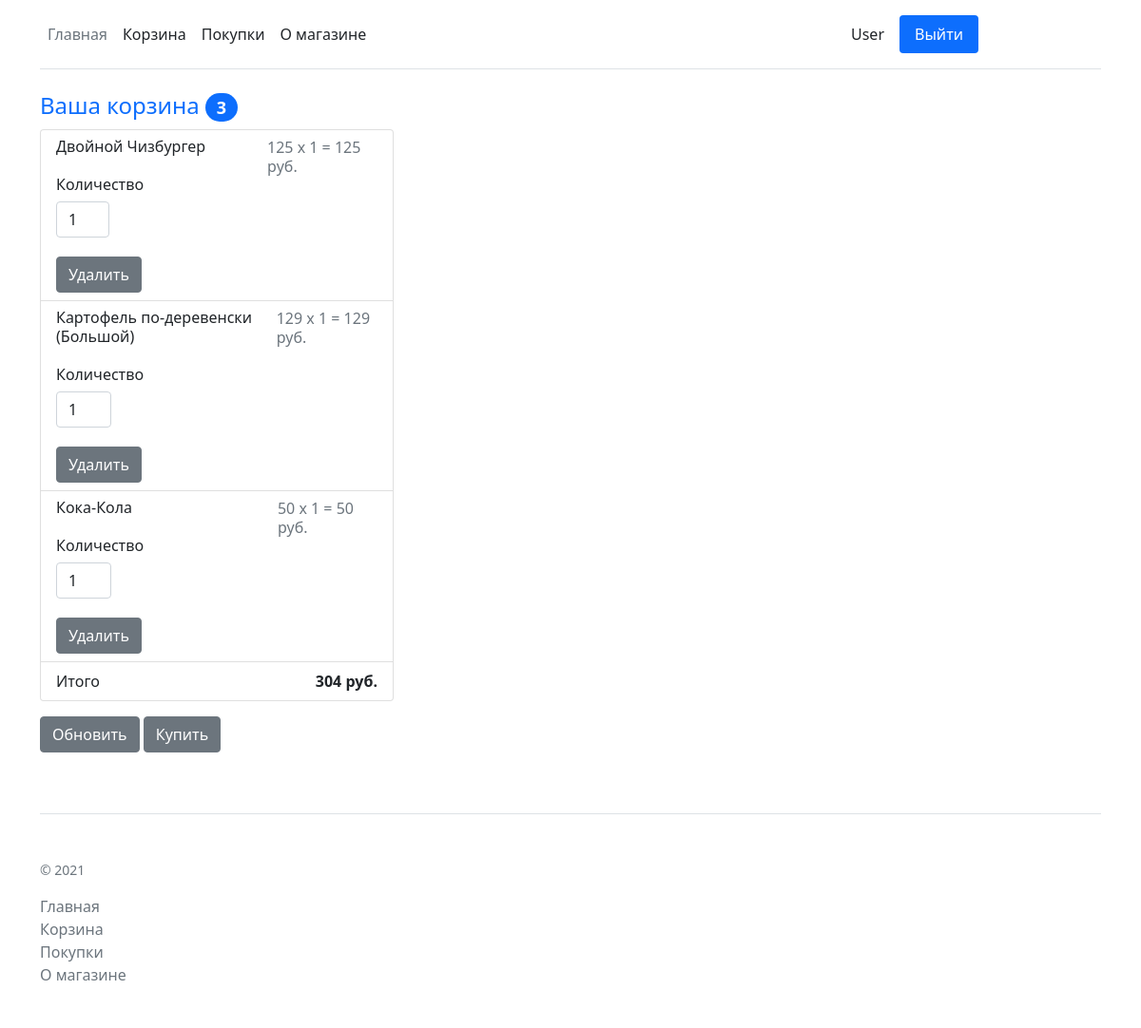
Screenshot of /cart (signed in) with the database file from the repository.
### application/models.py (models this page shows)
class User(db.Model):
    id = db.Column(db.Integer, primary_key=True)
    name = db.Column(db.String(50), nullable=False, unique=True)
    password = db.Column(db.String(100), nullable=False)
    is_admin = db.Column(db.Boolean, default=False)

class CartProduct(db.Model):
    id_addition = db.Column(db.Integer, primary_key=True)
    id_user = db.Column(db.Integer, ForeignKey(User.id))
    id_product = db.Column(db.Integer, ForeignKey(Product.id))
    volume = db.Column(db.Integer, default=1)
    purchased = db.Column(db.Boolean, default=False)
    product = relationship("Product")

class Product(db.Model):
    id = db.Column(db.Integer, primary_key=True)
    title = db.Column(db.String(50), nullable=False)
    price = db.Column(db.Integer, nullable=False)
    description = db.Column(db.Text)

### application/routes.py (the view, shortened to what this page needs)
@app.route('/cart', methods=['GET', 'POST'])
def cart():
    active_user = get_active_user()
    db.session.commit()
    cart_products = CartProduct.query.filter(CartProduct.id_user == session['id_user'],
                                             CartProduct.purchased == False).all()
    total = calculate_total(cart_products)
    return render_template('cart.html', **active_user, cart_products=cart_products, size=len(cart_products),
                           total=total)

### application/utils.py (called while the page is built)
def get_active_user():
    username = None
    is_admin = None
    if 'id_user' in session:
        user = User.query.get(session['id_user'])
        username = user.name
        is_admin = user.is_admin
    return dict(username=username, is_admin=is_admin)

def calculate_total(products):
    total = 0
    for product in products:
        total += product.volume * product.product.price
    return total

### application/templates/cart.html (shortened to what this page needs)
{% extends 'base.html' %}
{% block body %}
<div class="container">
    <div class="col-md-5 col-lg-4 order-md-last">
        <form method="post">
            <h4>
                <span class="text-primary">Ваша корзина</span>
                <span class="badge bg-primary rounded-pill">{{ size }}</span>
            </h4>
            <ul class="list-group mb-3">
                {% for cart_product in cart_products %}
                <li class="list-group-item d-flex justify-content-between lh-sm">
                    <div>
                        <h6 class="my-0">{{ cart_product.product.title }}</h6>
                        <br>
                        <div class="col-3">
                            <label for="{{ cart_product.id_addition }}" class="form-label">Количество</label>
                            <input type="text" class="form-control" id="{{ cart_product.id_addition }}"
                                   name="{{ cart_product.id_addition }}"
                                   value="{{ cart_product.volume }}">
                            <br>
                            <button type="submit" class="btn btn-secondary" name="delete"
                                    value="{{ cart_product.id_addition }}">Удалить
                            </button>
                        </div>
                    </div>
                    <div>
                        <span class="text-muted">{{ cart_product.product.price }}</span>
                        <span class="text-muted">x</span>
                        <span class="text-muted">{{ cart_product.volume }}</span>
                        <span class="text-muted">=</span>
                        <span class="text-muted">{{ cart_product.volume * cart_product.product.price }} руб.</span>
                    </div>
                </li>
                {% endfor %}
                <li class="list-group-item d-flex justify-content-between">
                    <span>Итого</span>
                    <strong>{{ total }} руб.</strong>
                </li>
            </ul>
            <button type="submit" class="btn btn-secondary" name="update">Обновить</button>
            <button type="submit" class="btn btn-secondary" name="buy">Купить</button>
        </form>
    </div>
</div>
{% endblock %}

### application/templates/base.html (shortened to what this page needs)
<!doctype html>
<html lang="ru">
<head>
    <link rel="stylesheet" href="https://cdn.jsdelivr.net/npm/bootstrap@5.0.2/dist/css/bootstrap.min.css">
</head>
<body>
<div class="container">
    <header class="d-flex flex-wrap align-items-center justify-content-center justify-content-md-between py-3 mb-4 border-bottom">
        <ul class="nav col-12 col-md-auto mb-2 justify-content-center mb-md-0">
            <li><a href="{{ url_for('main') }}" class="nav-link px-2 link-secondary">Главная</a></li>
            {% if username != None %}
            <li><a href="{{ url_for('cart') }}" class="nav-link px-2 link-dark">Корзина</a></li>
            <li><a href="{{ url_for('show_purchased') }}" class="nav-link px-2 link-dark">Покупки</a></li>
            {% endif %}
            <li><a href="{{ url_for('about') }}" class="nav-link px-2 link-dark">О магазине</a></li>
        </ul>
        <div class="col-md-3 text-end">
            <ul class="nav nav-pills">
                {% if username == None %}
                <li><a href="{{ url_for('login') }}" class="nav-link">Войти</a></li>
                <li><a href="{{ url_for('register') }}" class="nav-link active">Зарегистрироваться</a></li>
                {% else %}
                <li><label class="nav-link link-dark">{{ username }}</label></li>
                <form method="post">
                    <li>
                        <button type="submit" class="nav-link active" name="exit_button">Выйти</button>
                    </li>
                </form>
                {% endif %}
            </ul>
        </div>
    </header>
</div>
{% block body %}{% endblock %}
<div class="container py-3">
    <footer class="pt-4 my-md-5 pt-md-5 border-top">
        <div class="row">
            <div class="col-12 col-md">
                <small class="d-block mb-3 text-muted">© 2021</small>
            </div>
            <div class="col-6 col-md">
                <ul class="list-unstyled text-small">
                    <li><a class="link-secondary text-decoration-none" href="{{ url_for('main') }}">Главная</a></li>
                    {% if username != None %}
                    <li><a class="link-secondary text-decoration-none" href="{{ url_for('cart') }}">Корзина</a></li>
                    <li><a class="link-secondary text-decoration-none" href="{{ url_for('show_purchased') }}">Покупки</a></li>
                    {% endif %}
                    <li><a class="link-secondary text-decoration-none" href="{{ url_for('about') }}">О магазине</a></li>
                </ul>
            </div>
        </div>
    </footer>
</div>
</body>
</html>

### rows the page displays
User: name "User"
CartProduct: product "Двойной Чизбургер", id_addition "1", product.price "125", volume "1", cart_product.volume*cart_product.product.price "125"
CartProduct: product "Картофель по-деревенски (Большой)", volume "1", {{ cart_product.id_addition }} 2 (drawn), product.price "129", cart_product.volume*cart_product.product.price "129"
CartProduct: product "Кока-Кола", volume "1", {{ cart_product.id_addition }} 3 (drawn), product.price "50", cart_product.volume*cart_product.product.price "50"

### other values shown
{{ size }} "3"
{{ total }} "304"
